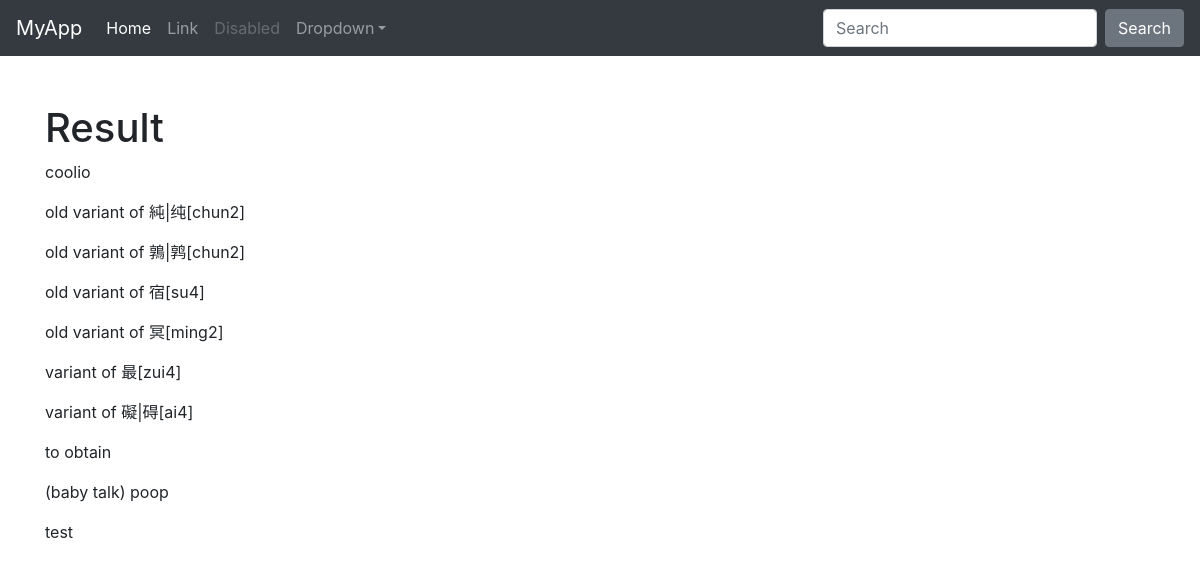
/search_results, run on the app's committed database.
### app.py (models this page shows, shortened)
class Chardb(db.Model):
    __searchable__ = ['pinyin']
    id = db.Column(db.Integer, primary_key=True)
    char_simp = db.Column(db.String(200))
    char_trad = db.Column(db.String(100), unique=True)
    pinyin = db.Column(db.String(100))
    definition = db.Column(db.String(500))

### app.py (the view)
@app.route('/search_results')
def search_results():
    results = Chardb.query.all()
    return render_template('search_results.html', results=results)

### templates/search_results.html
{% extends 'layout.html' %}
{% block body %}
    <div class="starter-template text-left">
        <h1>Result</h1>
        {% for result in results%}
        <p>{{ result.definition }}</p>
        {% endfor %}
    </div>
{% endblock %}

### templates/layout.html (shortened to what this page needs)
<!DOCTYPE html>
<html>
    <head>
        <link rel="stylesheet" href="https://stackpath.bootstrapcdn.com/bootstrap/4.3.1/css/bootstrap.min.css">
    </head>
    <body>
        {% include 'includes/_navbar.html' %}
        <main role="main" class="container pt-5">
            {% block body %}{% endblock %}
        </main>
    </body>
</html>

### templates/includes/_navbar.html (shortened to what this page needs)
<nav class="navbar navbar-expand-md navbar-dark bg-dark">
    <a class="navbar-brand" href="#">MyApp</a>
    <div class="collapse navbar-collapse" id="navbarsExampleDefault">
      <ul class="navbar-nav mr-auto">
        <li class="nav-item active">
          <a class="nav-link" href="/">Home <span class="sr-only">(current)</span></a>
        </li>
        <li class="nav-item">
          <a class="nav-link" href="/about">Link</a>
        </li>
        <li class="nav-item">
          <a class="nav-link disabled" href="#" tabindex="-1" aria-disabled="true">Disabled</a>
        </li>
        <li class="nav-item dropdown">
          <a class="nav-link dropdown-toggle" href="#" id="dropdown01" data-toggle="dropdown" aria-haspopup="true" aria-expanded="false">Dropdown</a>
        </li>
      </ul>
      <form class="form-inline my-2 my-lg-0">
        <input class="form-control mr-sm-2" type="text" placeholder="Search" aria-label="Search">
        <button class="btn btn-secondary my-2 my-sm-0" type="submit">Search</button>
      </form>
    </div>
  </nav>

### data on the page
Chardb: definition "coolio"
Chardb: definition "old variant of 純|纯[chun2]"
Chardb: definition "old variant of 鶉|鹑[chun2]"
Chardb: definition "old variant of 宿[su4]"
Chardb: definition "old variant of 冥[ming2]"
Chardb: definition "variant of 最[zui4]"
Chardb: definition "variant of 礙|碍[ai4]"
Chardb: definition "to obtain"
Chardb: definition "(baby talk) poop"
Chardb: definition "test"
